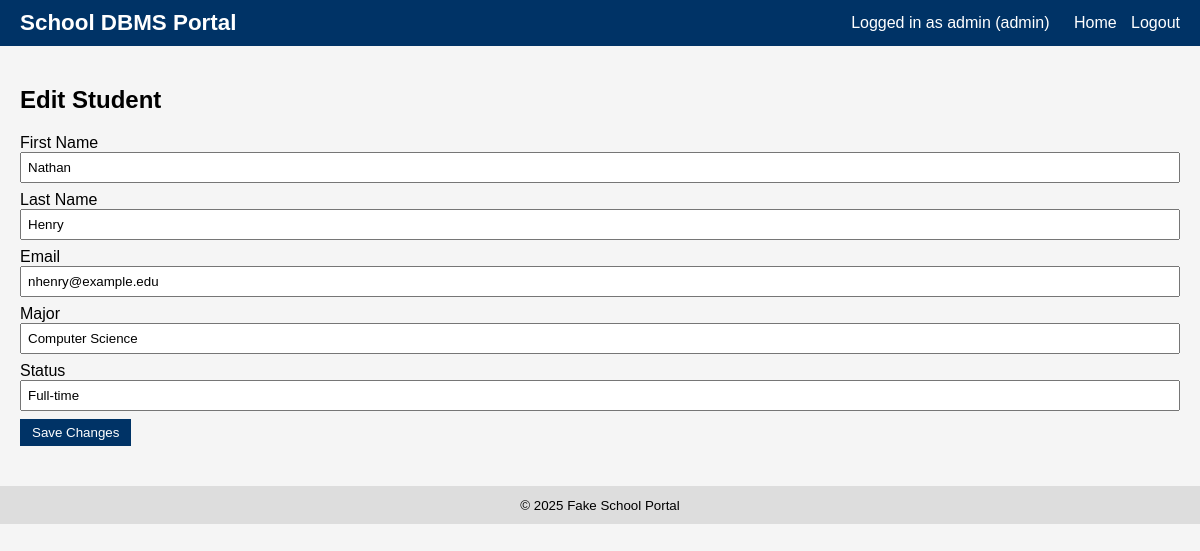
Page /admin/students/edit/1 (signed in) on the committed database.
### tables this page shows
CREATE TABLE Student (
    student_id INTEGER PRIMARY KEY AUTOINCREMENT,
    first_name TEXT NOT NULL,
    last_name TEXT NOT NULL,
    email TEXT UNIQUE,
    major TEXT,
    status TEXT,
    gpa REAL DEFAULT NULL
);

### app.py (the view, shortened to what this page needs)
@app.route("/admin/students/edit/<int:student_id>", methods=["GET", "POST"])
@login_required(role="admin")
def admin_edit_student(student_id):
    db = get_db()
    student = db.execute(
        "SELECT * FROM Student WHERE student_id=?", (student_id,)
    ).fetchone()
    return render_template("edit_student.html", student=student)

### app.py (called while the page is built)
def get_db():
    if "db" not in g:
        g.db = sqlite3.connect(DATABASE)
        g.db.row_factory = sqlite3.Row
    return g.db

def login_required(role=None):
    def decorator(view):
        @wraps(view)
        def wrapped_view(**kwargs):
            if "user_id" not in session:
                return redirect(url_for("login"))
            if role and session.get("role") != role:
                flash("Unauthorized access.")
                return redirect(url_for("home"))
            return view(**kwargs)
        return wrapped_view
    return decorator

### templates/edit_student.html
{% extends "base.html" %}
{% block content %}
<h2>Edit Student</h2>
<form method="post">
    <label>First Name
        <input type="text" name="first_name" value="{{ student.first_name }}" required>
    </label>
    <label>Last Name
        <input type="text" name="last_name" value="{{ student.last_name }}" required>
    </label>
    <label>Email
        <input type="email" name="email" value="{{ student.email }}">
    </label>
    <label>Major
        <input type="text" name="major" value="{{ student.major }}">
    </label>
    <label>Status
        <input type="text" name="status" value="{{ student.status }}">
    </label>
    <button type="submit">Save Changes</button>
</form>
{% endblock %}

### static/style.css (style rules this page uses)
body { font-family: Arial, sans-serif; margin: 0; background: #f5f5f5; }
.button, button { display: inline-block; padding: 6px 12px; background: #003366; color: white; border: none; text-decoration: none; cursor: pointer; }
form label { display: block; margin-bottom: 8px; }
form input[type="text"], form input[type="email"], form input[type="password"], form input[type="number"] { width: 100%; padding: 6px; box-sizing: border-box; }

### rows in the picture
Student: first_name "Nathan", last_name "Henry", email "nhenry@example.edu", major "Computer Science", status "Full-time"

### other values in the picture
{{ session.get('username') }} "admin"
{{ session.get('role') }} "admin"
